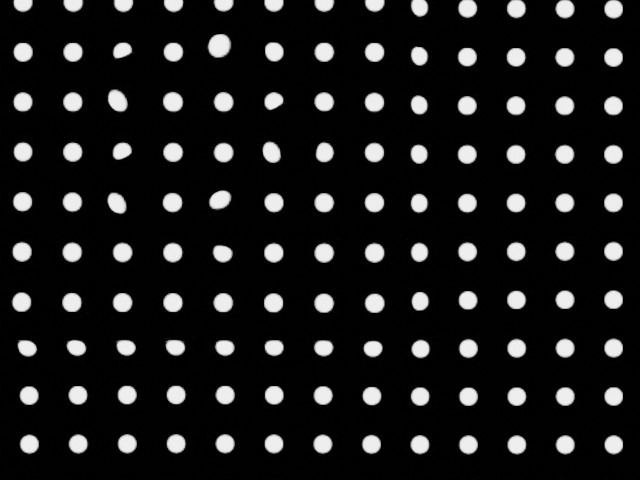
#> input picture sim/assets/marker/06_10_14_57/dots/Array1/-4_-4_0.3.jpg, 640 x 480 px, given in place of the camera
$ python marker_A-II.py
#> lines starting #> are read from the running program, lines starting #| are printed output that depends on the picture; after the words box and inside, x2 and y2 are one past the last pixel; in counts of white or black regions, pixels touching at a corner belong together
#> in main, ref_img is the input picture: shape (480, 640, 3); min 0, max 250, mean 27.3
### realworld/sensor/scripts/marker/realtime/utils.py
import os
import shutil
import cv2
import numpy as np
from skimage import measure


# [4 lines left out: function refresh_dir, not called in this run]

def find_marker(frame,
        morphop_kernel=cv2.getStructuringElement(cv2.MORPH_ELLIPSE, (3,3)),
        morphclose_kernel=cv2.getStructuringElement(cv2.MORPH_ELLIPSE, (3,3)),
        dilate_kernel=cv2.getStructuringElement(cv2.MORPH_ELLIPSE, (3,3)),
        mask_range=(150, 255), min_value:int=70,
        morphop_iter=1, morphclose_iter=2, dilate_iter=1):
    """find markers in the tactile iamge

    Args:
        frame (np.ndarray): input image (can be RGB or grayscale)
        morphop_kernel (cv.MatLike, optional): kernel of MORPH_OPEN. Defaults to cv2.getStructuringElement(cv2.MORPH_ELLIPSE, (5,5)).
        morphclose_kernel (cv.MatLike, optional): kernel of MORPH_CLOSE. Defaults to cv2.getStructuringElement(cv2.MORPH_ELLIPSE, (5,5)).
        dilate_kernel (cv.MatLike, optional): kernel of dilation. Defaults to cv2.getStructuringElement(cv2.MORPH_ELLIPSE, (5,5)).
        mask_range (tuple, optional): range of mask segementation. Defaults to (150, 255).
        min_value (int, optional): minimum value to segement marker from HSV (V-chan). Defaults to 70.
        morphop_iter (int, optional): iteration of MORPH_OPEN operation. Defaults to 1.
        morphclose_iter (int, optional): iteration of MORPH_CLOSE operation. Defaults to 2.
        dilate_iter (int, optional): iteration of DILATION operation. Defaults to 1.

    Returns:
        np.ndarray: final mask (0, 255) np.unint8
    """
#> called with morphop_kernel = array of shape (3, 3), morphclose_kernel = array of shape (3, 3), dilate_kernel = array of shape (3, 3), mask_range = (148, 255), min_value = 90, morphop_iter = 1, morphclose_iter = 1, dilate_iter = 1
    gray = cv2.cvtColor(frame, cv2.COLOR_RGB2GRAY) ### use only the green channel
    # img_sblur = cv2.GaussianBlur(gray,(3,3),5)
    img_lblur = cv2.GaussianBlur(gray, (15,15),5)
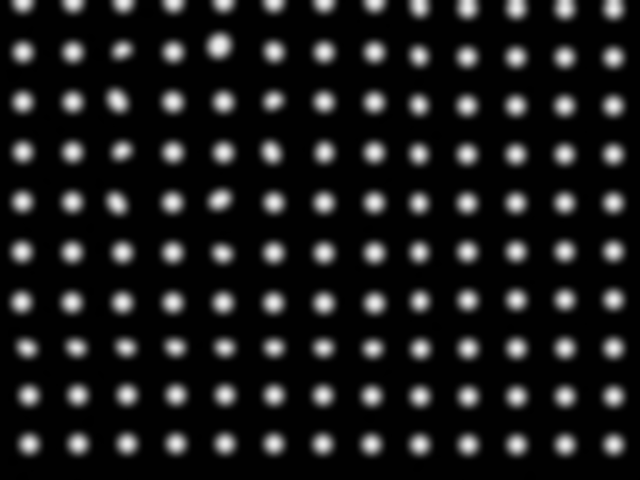
#> img_lblur: shape (480, 640); min 0, max 238, mean 27.4
    im_blur_sub = img_lblur - gray + 128
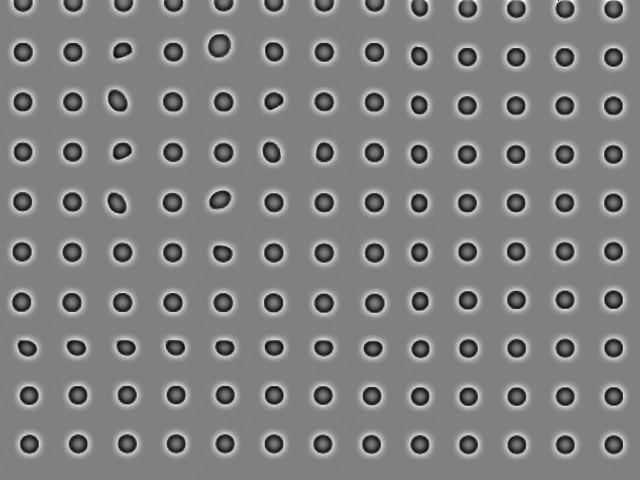
#> im_blur_sub: shape (480, 640); min 2, max 255, mean 128.1
    blur_mask = np.logical_and(im_blur_sub >= mask_range[0], im_blur_sub <= mask_range[1])
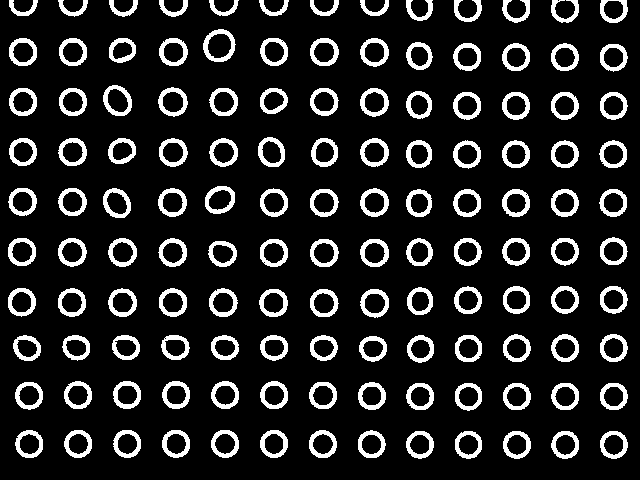
#> blur_mask: shape (480, 640) bool; 13.6% white; 130 white regions, largest, box (x1, y1, x2, y2) and area: (203, 29, 236, 62) 405, (103, 85, 132, 116) 359, (205, 186, 235, 214) 356
    value = cv2.cvtColor(frame, cv2.COLOR_RGB2HSV)[...,-1]
    value_mask = value < min_value
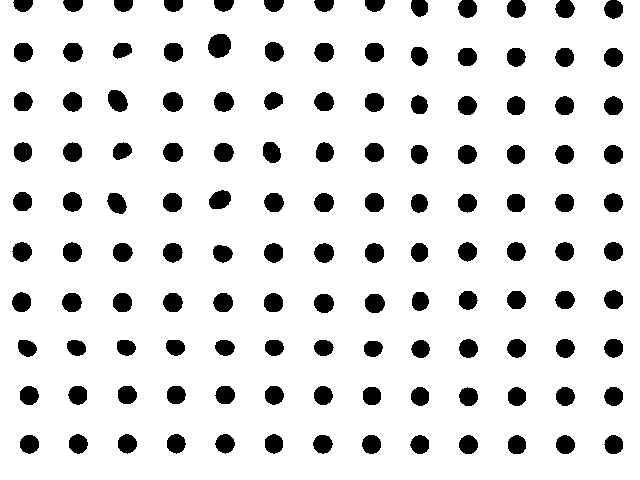
#> value_mask: shape (480, 640) bool; 88.2% white; 130 black regions, largest, box (x1, y1, x2, y2) and area: (208, 34, 231, 58) 436, (108, 90, 128, 112) 333, (209, 190, 231, 209) 322
    mask = np.logical_or(blur_mask, value_mask)
    mask255 = np.array(255 * mask,dtype=np.uint8)
    mask255_op = cv2.morphologyEx(mask255, cv2.MORPH_OPEN, morphop_kernel, iterations=morphop_iter)
#> mask255_op: shape (480, 640); 88.2% white; 130 black regions, largest, box (x1, y1, x2, y2) and area: (208, 34, 231, 58) 437, (108, 90, 128, 112) 333, (209, 190, 231, 209) 322
    if dilate_iter > 0:
        dilate_mask = cv2.dilate(mask255_op, dilate_kernel, iterations=dilate_iter)
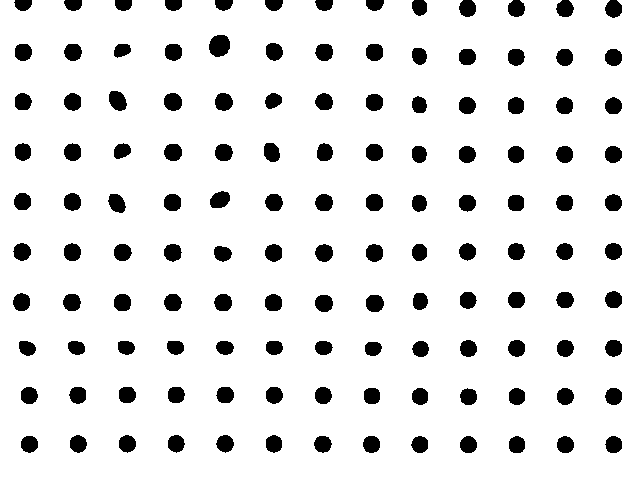
#> dilate_mask: shape (480, 640); 90.3% white; 130 black regions, largest, box (x1, y1, x2, y2) and area: (209, 35, 230, 57) 371, (109, 91, 127, 111) 275, (210, 191, 230, 208) 265
    else:
        dilate_mask = mask255_op
    morph_close = cv2.morphologyEx(dilate_mask, cv2.MORPH_CLOSE, morphclose_kernel, iterations=morphclose_iter)
    return morph_close

# [4 lines left out: function find_marker_props, not called in this run]

def find_marker_centers(marker_img:np.ndarray):
    label_img = measure.label(marker_img)
#> label_img: shape (480, 640) int64; values 0 (black) and 1 (white), 90.3% white; 130 black regions
    props = measure.regionprops(label_img)
#> props = 1 regions; box (x1, y1, x2, y2) and area: (0, 0, 640, 480) 277489
    return [[prop.centroid[1], prop.centroid[0]] for prop in props]

# [31 lines left out: functions plot_marker_center, plot_marker_displacement, plot_marker_displacement2, plot_marker_delta, not called in this run]

### realworld/sensor/scripts/marker/realtime/marker_A-II.py
#!/usr/bin/env python3

import cv2
import numpy as np
import os
import sys
from functools import partial

# ===== Import local utils =====
script_dir = os.path.dirname(os.path.realpath(__file__))
if script_dir not in sys.path:
    sys.path.insert(0, script_dir)

from utils import find_marker, find_marker_centers, plot_marker_delta, refresh_dir

def clean_union_mask(union_mask, min_area=25):
    contours, _ = cv2.findContours(union_mask, cv2.RETR_EXTERNAL, cv2.CHAIN_APPROX_SIMPLE)
    mask_clean = np.zeros_like(union_mask)
    for cnt in contours:
        if cv2.contourArea(cnt) > min_area:
            cv2.drawContours(mask_clean, [cnt], -1, 255, cv2.FILLED)
    return mask_clean

def plot_marker_delta(image, pts, shifts, scale=6, arrow_color=(0,0,255)):
    img_vis = image.copy()
    for (pt, delta) in zip(pts.astype(int), shifts):
        end_pt = (int(pt[0] + delta[0]*scale), int(pt[1] + delta[1]*scale))
        cv2.arrowedLine(img_vis, tuple(pt), end_pt, arrow_color, 2, tipLength=0.25)
        cv2.circle(img_vis, tuple(pt), 3, (0,255,0), -1)
    return img_vis

def main():
    cam_id = 4
    roi_size = 40
    outdir = "marker_shift"
    os.makedirs(outdir, exist_ok=True)

    # Marker extraction params
    morphop_size = 3
    morphop_iter = 1
    morphclose_size = 3
    morphclose_iter = 1
    dilate_size = 3
    dilate_iter = 1
    marker_range = (148, 255)
    value_threshold = 90
    min_area = 30

    stream = cv2.VideoCapture(cam_id)
    if not stream.isOpened():
        print(f"[ERROR] Camera {cam_id} could not be opened.")
        sys.exit(1)

    # Prepare marker extraction function
    calib_find_marker = partial(
        find_marker,
        morphop_kernel=cv2.getStructuringElement(cv2.MORPH_ELLIPSE, (morphop_size, morphop_size)),
        morphclose_kernel=cv2.getStructuringElement(cv2.MORPH_ELLIPSE, (morphclose_size, morphclose_size)),
        dilate_kernel=cv2.getStructuringElement(cv2.MORPH_ELLIPSE, (dilate_size, dilate_size)),
        mask_range=marker_range,
        min_value=value_threshold,
        morphop_iter=morphop_iter,
        morphclose_iter=morphclose_iter,
        dilate_iter=dilate_iter
    )

    img_cnt = 0
    ret, ref_img = stream.read()
    if not ret:
        print("[ERROR] Initial camera image failed to grab.")
        sys.exit(1)
    ref_gray = cv2.cvtColor(ref_img, cv2.COLOR_BGR2GRAY)
    ref_marker = calib_find_marker(ref_img)
    p0 = np.array(find_marker_centers(ref_marker), dtype=np.float32)
#> p0 = [[319.4, 240.8]]

    # For display and step debug
    print("[INFO] Marker tracker running. Press ESC to exit.")

    while True:
        ret, track_img = stream.read()
        if not ret:
            print('[WARNING] Failed to get frame from camera.')
            break

        # Optical flow tracking
        track_gray = cv2.cvtColor(track_img, cv2.COLOR_BGR2GRAY)
        p1, st, err = cv2.calcOpticalFlowPyrLK(ref_gray, track_gray, p0, None)
#> p1 = [[319.4, 240.8]]; st = [1]; err = [0]
        st = st.reshape(-1)
        kpt0 = p0[st == 1]
#> kpt0 = [[319.4, 240.8]]
        kpt1 = p1[st == 1]
#> kpt1 = [[319.4, 240.8]]
        shifts = kpt1 - kpt0
#> shifts = [[0, 0]]

        # 1. Show arrow plot of displacement
        plot_img = plot_marker_delta(track_img, kpt1, shifts, scale=6, arrow_color=(0, 0, 255))
#> the loop in plot_marker_delta, `for (pt, delta) in zip(pts.astype(int), shifts):` made 1 pass
#> (delta, end_pt) on pass 1: ([0, 0], (319, 240))
#> after the loop in plot_marker_delta, `for (pt, delta) in zip(pts.astype(int), shifts):`: img_vis: shape (480, 640, 3); 0.01% of pixels changed, all inside (x1, y1, x2, y2) = (316, 237, 323, 244)

        # 2. Mask union:
        frame_rgb = cv2.cvtColor(track_img, cv2.COLOR_BGR2RGB)
        global_mask = calib_find_marker(frame_rgb)
        global_mask = clean_union_mask(global_mask, min_area=int(1.5*min_area))
#> in clean_union_mask, `contours, _ = cv2.findContours(union_mask, cv2.RETR_EXTERNAL, cv2.CHAI..`: contours = 1 contour; box (x1, y1, x2, y2) and area: (0, 0, 640, 480) 303528
#> the loop in clean_union_mask, `for cnt in contours:` made 1 pass
#> after the loop in clean_union_mask, `for cnt in contours:`:
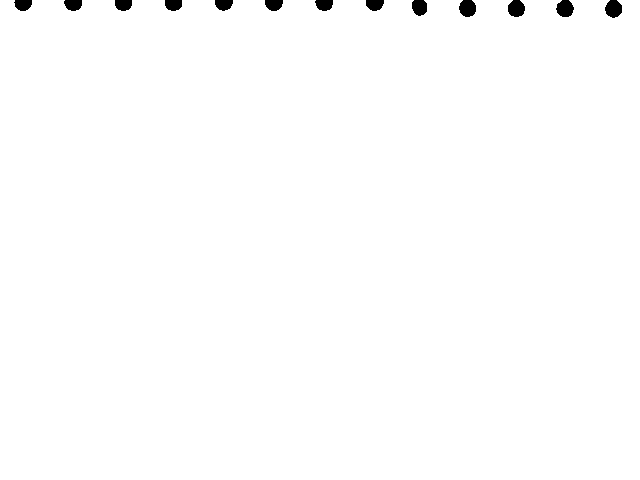
#> mask_clean: shape (480, 640); 99.2% white; 13 black regions, largest, box (x1, y1, x2, y2) and area: (605, 0, 622, 18) 236, (459, 0, 476, 17) 235, (556, 0, 574, 17) 234
        global_mask = cv2.dilate(global_mask, cv2.getStructuringElement(cv2.MORPH_ELLIPSE, (5,5)), iterations=2)
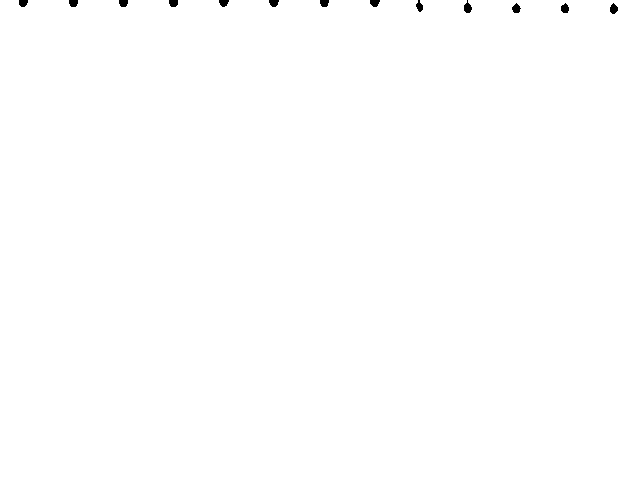
#> global_mask: shape (480, 640); 99.8% white; 13 black regions, largest, box (x1, y1, x2, y2) and area: (464, 0, 472, 13) 66, (610, 3, 618, 14) 62, (512, 3, 521, 13) 60
        global_mask = cv2.erode(global_mask, cv2.getStructuringElement(cv2.MORPH_ELLIPSE, (5,5)), iterations=2)
#> global_mask: shape (480, 640); 99.2% white; 13 black regions, largest, box (x1, y1, x2, y2) and area: (606, 0, 622, 18) 229, (460, 0, 476, 17) 228, (508, 0, 525, 17) 227

        # 3. Visualize masks and trackers
        cv2.imshow("Raw", track_img)
        cv2.imshow("Arrow plot", plot_img)
        cv2.imshow("Global Mask", global_mask)


        key = cv2.waitKey(1)
#> (key Esc is pressed here)
        if key == 27:  # ESC
            break

        img_cnt += 1

    stream.release()
    cv2.destroyAllWindows()
    print("[INFO] Shutting down.")

if __name__ == '__main__':
    main()

$ run again, on sim/assets/marker/06_10_14_57/dots/Array1/-4_-4_0.6.jpg
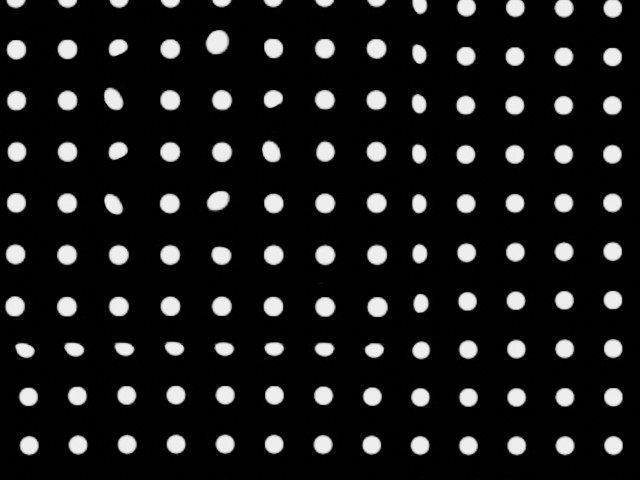
#> input picture sim/assets/marker/06_10_14_57/dots/Array1/-4_-4_0.6.jpg, 640 x 480 px, given in place of the camera
#> in main, ref_img is the input picture: shape (480, 640, 3); min 0, max 248, mean 27
#> in find_marker, `blur_mask = np.logical_and(im_blur_sub >= mask_range[0], im_blur_sub <..`:
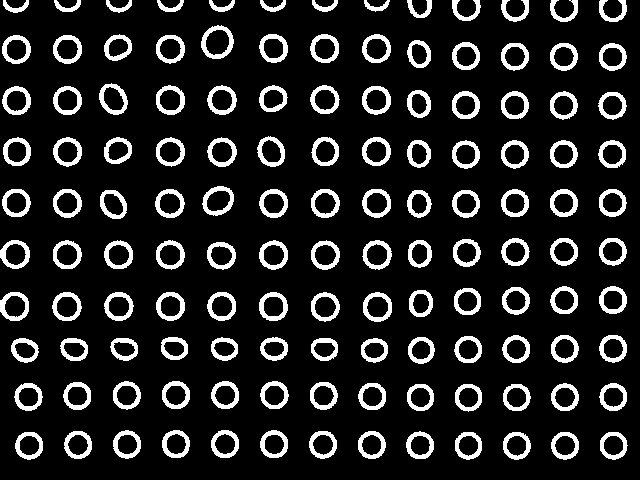
#> blur_mask: shape (480, 640) bool; 13.6% white; 130 white regions, largest, box (x1, y1, x2, y2) and area: (201, 25, 234, 59) 413, (202, 186, 234, 216) 375, (363, 292, 392, 322) 361
#> value_mask: shape (480, 640) bool; 88.3% white; 130 black regions, largest, box (x1, y1, x2, y2) and area: (206, 30, 229, 54) 442, (207, 191, 230, 211) 352, (367, 297, 388, 317) 332
#> dilate_mask: shape (480, 640); 90.4% white; 130 black regions, largest, box (x1, y1, x2, y2) and area: (207, 31, 228, 53) 375, (208, 192, 229, 210) 292, (368, 298, 387, 316) 276
#> morph_close: shape (480, 640); 90.5% white; 130 black regions, largest, box (x1, y1, x2, y2) and area: (207, 31, 228, 53) 374, (208, 192, 229, 210) 291, (368, 298, 387, 316) 275
#> label_img: shape (480, 640) int64; values 0 (black) and 1 (white), 90.5% white; 130 black regions
#> props = 1 regions; box (x1, y1, x2, y2) and area: (0, 0, 640, 480) 277907
#> p0 = [[319.5, 240.3]]
#> st = [1]; err = [0]
#> kpt0 = [[319.5, 240.3]]
#> shifts = [[0, 0]]
#> the loop in plot_marker_delta, `for (pt, delta) in zip(pts.astype(int), shifts):` made 1 pass
#> (delta, end_pt) on pass 1: ([0, 0], (319, 240))
#> contours = 1 contour; box (x1, y1, x2, y2) and area: (0, 0, 640, 480) 304254
#> the loop in clean_union_mask, `for cnt in contours:` made 1 pass
#> after the loop in clean_union_mask, `for cnt in contours:`:
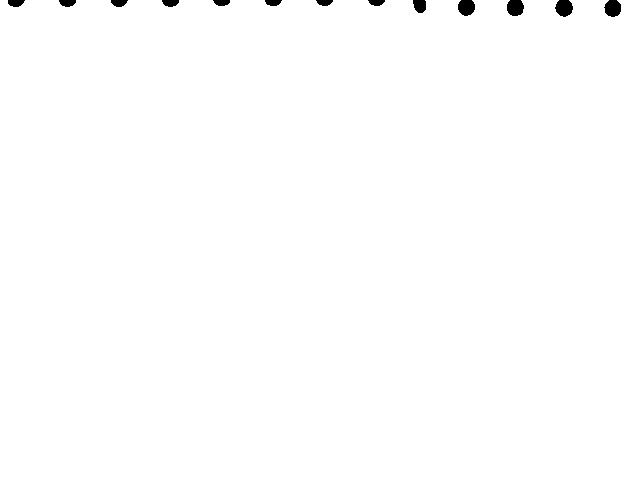
#> mask_clean: shape (480, 640); 99.4% white; 13 black regions, largest, box (x1, y1, x2, y2) and area: (555, 0, 573, 17) 235, (507, 0, 524, 16) 229, (604, 0, 621, 17) 228
